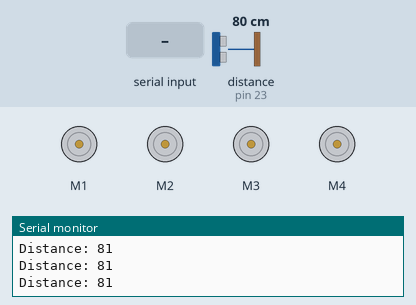
A sketch run on a simulated Arduino Mega 2560, built with avr-gcc and run on an emulated ATmega2560. Shown: 4 × DC motor (green arrow = forward, orange = backward, longer = faster), the last lines printed to the serial monitor. Inputs (shaded band) come from the test bench; at power-on: distance to the obstacle (sensor on pin 23) 80 cm. The echo pulse lasts 58.3 µs per cm.

Above: at 1.2 s.
1.3 s: "F90\n" received over the second serial link
At 2.6 s:
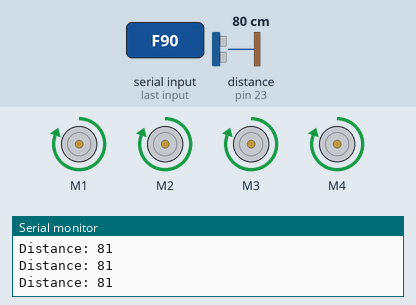
2.9 s: "SPEED:90\n" received over the second serial link
At 4.2 s:
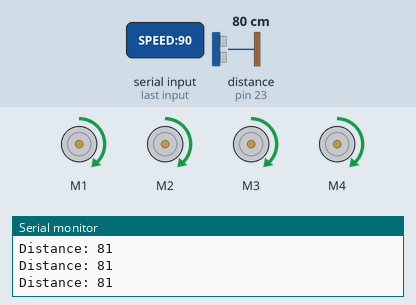
4.5 s: "B90\n" received over the second serial link
At 5.7 s:
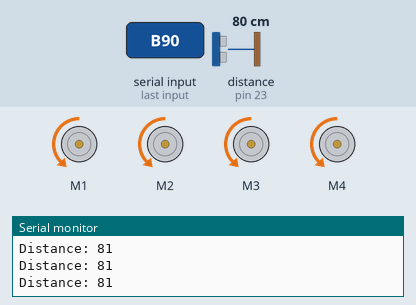
6.0 s: "L90\n" received over the second serial link
At 7.3 s:
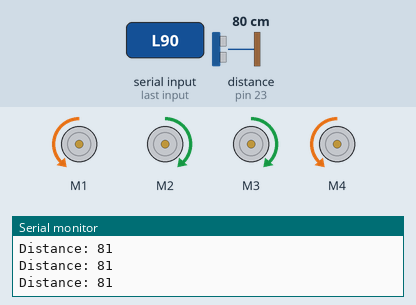
7.6 s: "R90\n" received over the second serial link
At 8.7 s:
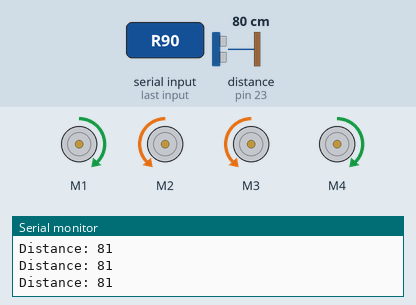
Timing chart, 0 to 10.6 s (numbered marks = the images above; inputs shaded):
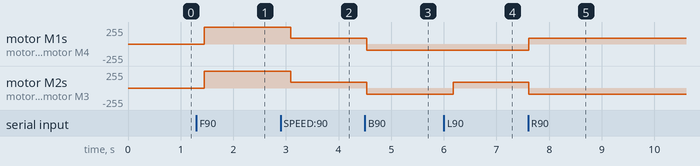

The sketch:

Arduino_Mega_Code.ino
```cpp
#include <AFMotor.h>
#include <NewPing.h>

// Motor control constants and objects
AF_DCMotor motor1(1);
AF_DCMotor motor2(2);
AF_DCMotor motor3(3);
AF_DCMotor motor4(4);

// Define pins for the ultrasonic sensor
#define TRIGGER_PIN  22
#define ECHO_PIN     23
#define MAX_DISTANCE 200

NewPing sonar(TRIGGER_PIN, ECHO_PIN, MAX_DISTANCE);

int speed = 255;
bool objectDetected = false;

void setup() {
  stopMotors();
  Serial3.begin(9600); // Communication with ESP8266 using Serial3
  setMotorSpeed(speed);
  Serial.begin(9600); // For debugging on the Serial Monitor
  Serial.println("Remote Control Car Initialized");
}

void loop() {
  int distance = sonar.ping_cm();
  Serial.print("Distance: ");
  Serial.println(distance);

  if (distance > 0 && distance < 5) {
    objectDetected = true;
    stopMotors();
    Serial3.println('O');
  } else {
    objectDetected = false;
  }

  if (Serial3.available() > 0) {
    String input = Serial3.readStringUntil('\n');
    Serial.print("Received command: ");
    Serial.println(input);

    if (input.startsWith("SPEED:")) {
      speed = input.substring(6).toInt();
      setMotorSpeed(speed);
      Serial.print("Speed set to: ");
      Serial.println(speed);
    } else {
      char command = input.charAt(0);
      switch (command) {
        case 'F':
          if (objectDetected) {
            Serial3.println('O');
          } else {
            moveForward();
          }
          break;
        case 'B':
        case 'L':
        case 'R':
          executeCommand(command);
          break;
        case 'S':
          stopMotors();
          break;
        default:
          Serial.println("Unknown command");
          break;
      }
    }
  }

  delay(200);
}

// Motor control functions
void executeCommand(char command) {
  switch (command) {
    case 'B':
      moveBackward();
      break;
    case 'L':
      turnLeft();
      break;
    case 'R':
      turnRight();
      break;
    case 'S':
      stopMotors();
      break;
  }
}

void moveForward() {
  motor1.run(FORWARD);
  motor2.run(FORWARD);
  motor3.run(FORWARD);
  motor4.run(FORWARD);
}

void moveBackward() {
  motor1.run(BACKWARD);
  motor2.run(BACKWARD);
  motor3.run(BACKWARD);
  motor4.run(BACKWARD);
}

void turnLeft() {
  motor1.run(BACKWARD);
  motor2.run(FORWARD);
  motor3.run(FORWARD);
  motor4.run(BACKWARD);
}

void turnRight() {
  motor1.run(FORWARD);
  motor2.run(BACKWARD);
  motor3.run(BACKWARD);
  motor4.run(FORWARD);
}

void stopMotors() {
  motor1.run(RELEASE);
  motor2.run(RELEASE);
  motor3.run(RELEASE);
  motor4.run(RELEASE);
}

void setMotorSpeed(int speed) {
  motor1.setSpeed(speed);
  motor2.setSpeed(speed);
  motor3.setSpeed(speed);
  motor4.setSpeed(speed);
}
```

Measured:
- after the input at 1.3 s, motor M1–4: stopped → forward 255/255 after 0.15 s
- after the input at 2.9 s, motor M1–4: forward 255/255 → forward 90/255 after 0.19 s
- after the input at 4.5 s, motor M1–4: forward 90/255 → backward 90/255 at once
- after the input at 6.0 s, motor M2, motor M3: backward 90/255 → forward 90/255 after 0.18 s
- after the input at 7.6 s, motor M1, motor M4: backward 90/255 → forward 90/255 at once; motor M2, motor M3: forward 90/255 → backward 90/255 at once
